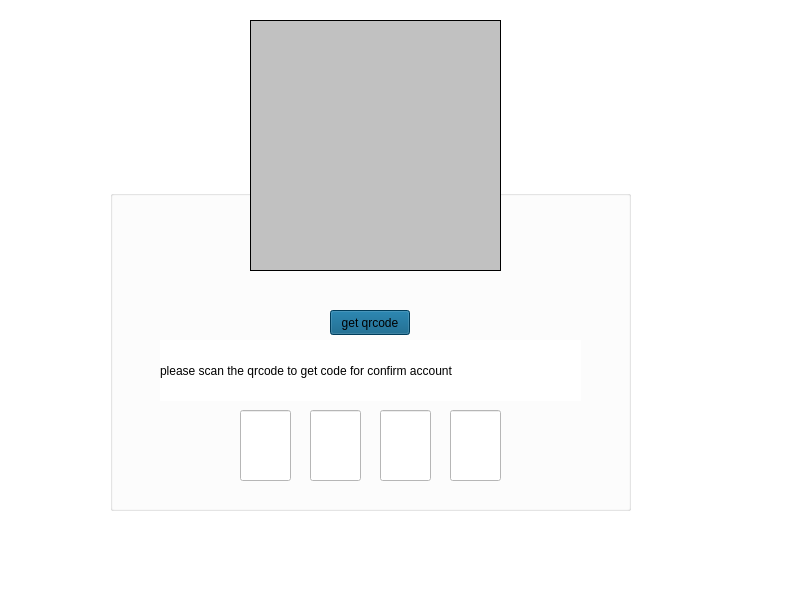
<?xml version="1.0" encoding="UTF-8"?>
<ui version="4.0">
 <class>code</class>
 <widget class="QMainWindow" name="code">
  <property name="geometry">
   <rect>
    <x>0</x>
    <y>0</y>
    <width>800</width>
    <height>600</height>
   </rect>
  </property>
  <property name="windowTitle">
   <string>MainWindow</string>
  </property>
  <widget class="QWidget" name="centralwidget">
   <widget class="QGroupBox" name="groupBox">
    <property name="geometry">
     <rect>
      <x>110</x>
      <y>190</y>
      <width>521</width>
      <height>321</height>
     </rect>
    </property>
    <property name="styleSheet">
     <string notr="true">background-color: rgb(255, 255, 255);</string>
    </property>
    <property name="title">
     <string/>
    </property>
    <widget class="QLineEdit" name="lineEdit">
     <property name="geometry">
      <rect>
       <x>130</x>
       <y>220</y>
       <width>51</width>
       <height>71</height>
      </rect>
     </property>
     <property name="styleSheet">
      <string notr="true">font: 40pt &quot;MS Shell Dlg 2&quot;;</string>
     </property>
     <property name="text">
      <string/>
     </property>
     <property name="maxLength">
      <number>1</number>
     </property>
    </widget>
    <widget class="QLineEdit" name="lineEdit_2">
     <property name="geometry">
      <rect>
       <x>200</x>
       <y>220</y>
       <width>51</width>
       <height>71</height>
      </rect>
     </property>
     <property name="styleSheet">
      <string notr="true">font: 40pt &quot;MS Shell Dlg 2&quot;;</string>
     </property>
     <property name="maxLength">
      <number>1</number>
     </property>
    </widget>
    <widget class="QLineEdit" name="lineEdit_3">
     <property name="geometry">
      <rect>
       <x>270</x>
       <y>220</y>
       <width>51</width>
       <height>71</height>
      </rect>
     </property>
     <property name="styleSheet">
      <string notr="true">font: 40pt &quot;MS Shell Dlg 2&quot;;
</string>
     </property>
     <property name="maxLength">
      <number>1</number>
     </property>
    </widget>
    <widget class="QLineEdit" name="lineEdit_4">
     <property name="geometry">
      <rect>
       <x>340</x>
       <y>220</y>
       <width>51</width>
       <height>71</height>
      </rect>
     </property>
     <property name="styleSheet">
      <string notr="true">font: 40pt &quot;MS Shell Dlg 2&quot;;</string>
     </property>
     <property name="maxLength">
      <number>1</number>
     </property>
    </widget>
    <widget class="QLabel" name="label_2">
     <property name="geometry">
      <rect>
       <x>50</x>
       <y>150</y>
       <width>421</width>
       <height>61</height>
      </rect>
     </property>
     <property name="styleSheet">
      <string notr="true">font: 75 10pt &quot;MS Shell Dlg 2&quot;;
color: rgb(0, 0, 0);</string>
     </property>
     <property name="text">
      <string>please scan the qrcode to get code for confirm account</string>
     </property>
    </widget>
    <widget class="QPushButton" name="pushButton">
     <property name="geometry">
      <rect>
       <x>220</x>
       <y>120</y>
       <width>80</width>
       <height>25</height>
      </rect>
     </property>
     <property name="styleSheet">
      <string notr="true">color: rgb(0, 0, 0);
background-color: rgb(0, 85, 127);</string>
     </property>
     <property name="text">
      <string>get qrcode</string>
     </property>
    </widget>
   </widget>
   <widget class="QGraphicsView" name="graphicsView">
    <property name="geometry">
     <rect>
      <x>-50</x>
      <y>-30</y>
      <width>871</width>
      <height>641</height>
     </rect>
    </property>
    <property name="styleSheet">
     <string notr="true">background-image: url(:/new/prefix1/IMG_2241.JPG);</string>
    </property>
   </widget>
   <widget class="QLabel" name="label">
    <property name="geometry">
     <rect>
      <x>250</x>
      <y>20</y>
      <width>251</width>
      <height>251</height>
     </rect>
    </property>
    <property name="styleSheet">
     <string notr="true">background-color: rgb(193, 193, 193);
color: rgb(0, 0, 0);
font: 29pt &quot;MS Shell Dlg 2&quot;;</string>
    </property>
    <property name="frameShape">
     <enum>QFrame::Box</enum>
    </property>
    <property name="lineWidth">
     <number>1</number>
    </property>
    <property name="midLineWidth">
     <number>0</number>
    </property>
    <property name="text">
     <string/>
    </property>
   </widget>
   <zorder>graphicsView</zorder>
   <zorder>groupBox</zorder>
   <zorder>label</zorder>
  </widget>
 </widget>
 <resources/>
 <connections/>
</ui>
